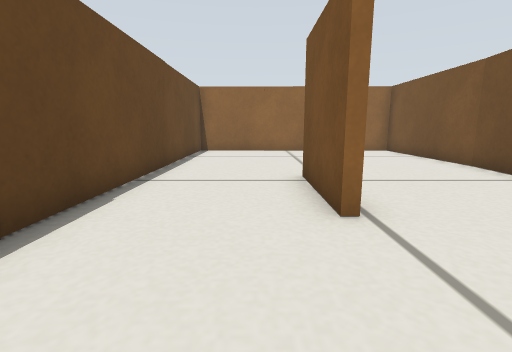
View 1 (above)

12 first-person views from a walk through a world built for the Gazebo simulator. The camera is 0.23 m above the floor, tilts 10° down and sees 85° across. The floor is counted in squares, 0.2 m on a side. Each view is taken from the middle of a square. On the plan, view 1 faces up. The plan holds only what a view shows up to about 12 squares ahead; the rest is blank.

View 2
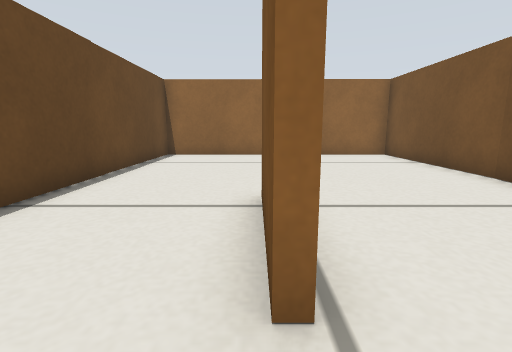

View 3
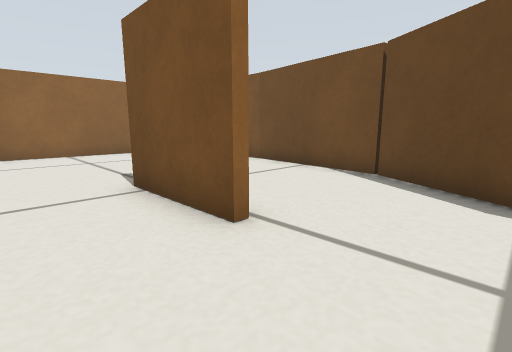

View 4
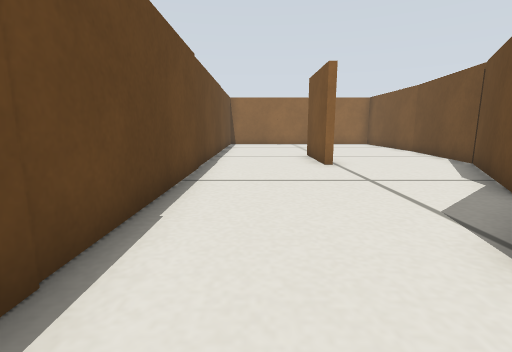

View 5
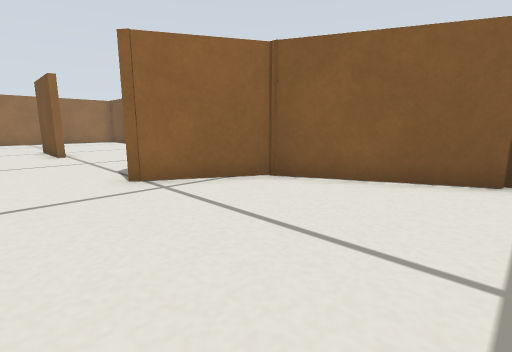

View 6
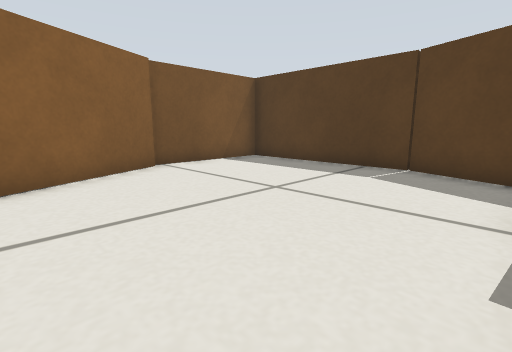

View 7
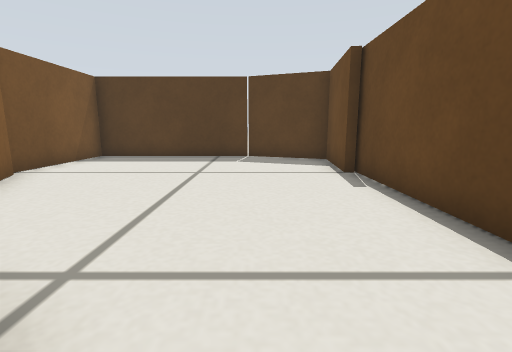

View 8
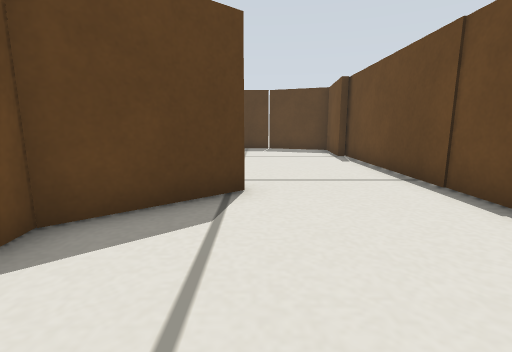

View 9
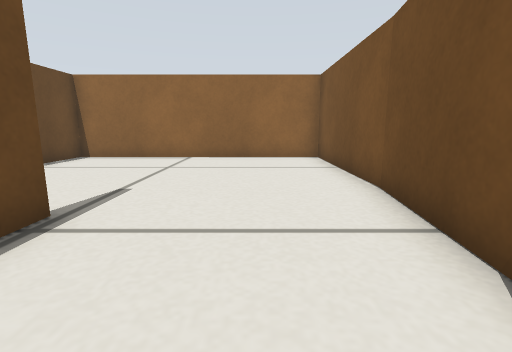

View 10
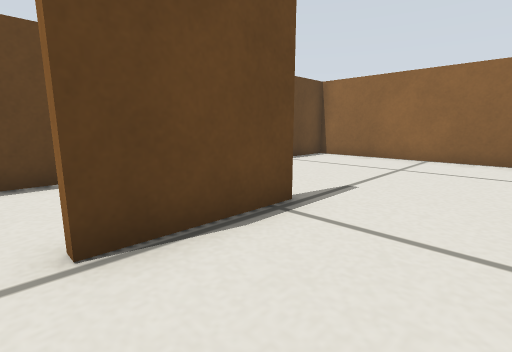

View 11
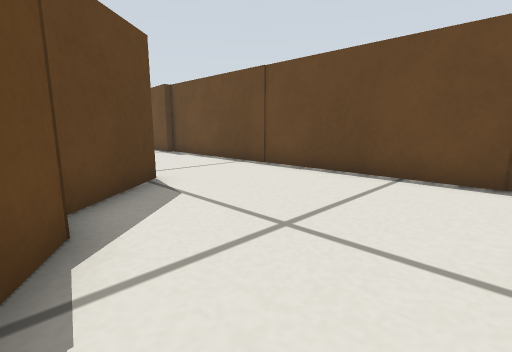

View 12
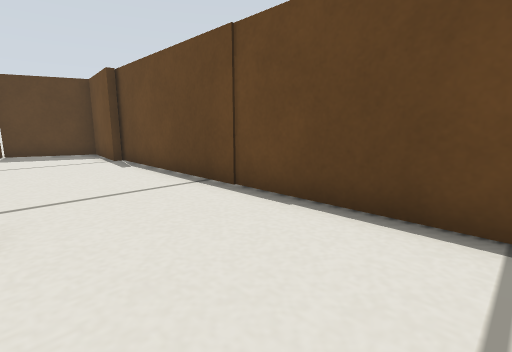

### Floor plan
Points are (right, up) in squares from view 1. A wall is a line through its corners. A room is listed if a view was taken in it or the views show most of it. See-through windows are left out.
Room 1 (views 1, 2, 3, 7, 8, 9, 10, 11, 12)
walls: (1.3, 6.5) (1.3, 3.4); (1.1, 3.4) (1.1, 6.5); (6.4, 8.1) (6.4, 13.6) (-2.6, 13.6) (-2.6, -4.5); (1.2, -3) (3.5, -1) (3.4, -0.3) (5.8, 3.7) (6.4, 8.2)
ways out: opening at (-0.5, -3.8) to room 2
Room 2 (views 4, 5, 6)
walls: (-2.2, -8.9) (-2.5, -11.9) (0.3, -13) (6.1, -13) (6.1, -8.6); (5.9, -8.7) (3.8, -4.5) (1.2, -3); (-2.6, -4.5) (-2.6, -9.2)
ways out: opening at (-0.5, -3.8) to room 1

Positions as (right, up) in squares from view 1, and headings:
1: (0, 0), facing up
2: (1, 2), facing up
3: (-1, 1), facing up-right
4: (-1, -5), facing up
5: (-1, -9), facing up-right
6: (-2, -5), facing down-right
7: (0, -2), facing down
8: (1, 2), facing down
9: (4, 3), facing up
10: (4, 3), facing up-left
11: (4, 3), facing down-left
12: (1, 1), facing down-left
